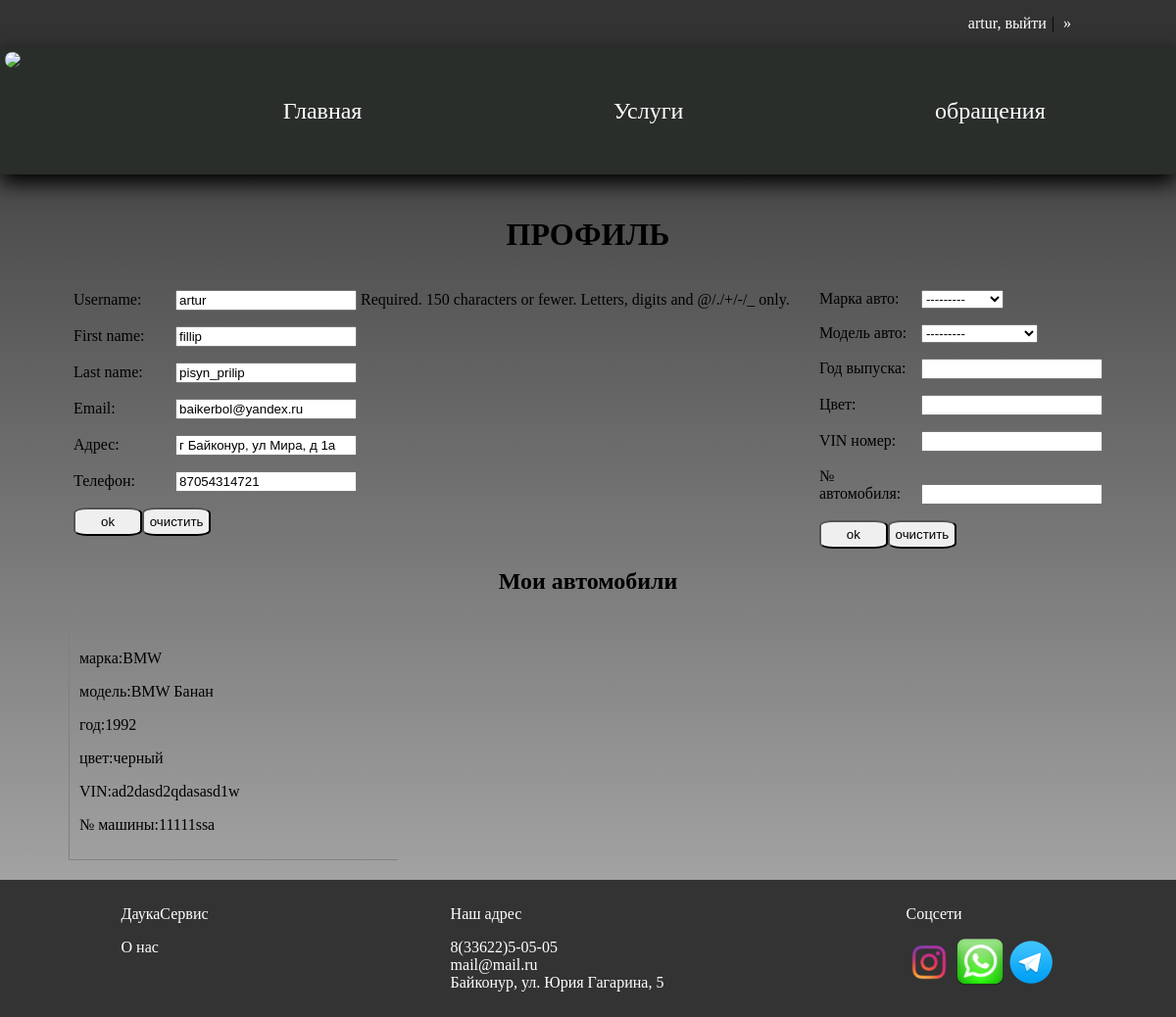
/profile (signed in), run on the app's committed database.
### userManager/models.py (models this page shows)
class CustomUser(AbstractUser):
    inn = models.PositiveIntegerField('ИНН', blank=True, null=True, unique=True)
    email = models.EmailField(unique=True)

### autoService/models.py (models this page shows, shortened)
class Auto(models.Model):
    mark = models.ForeignKey(Mark, verbose_name='марка авто', on_delete=models.CASCADE, related_name='marks')
    model = models.ForeignKey(ModelAuto, verbose_name='модель авто', on_delete=models.CASCADE, related_name='autos')
    year = models.PositiveIntegerField(verbose_name='Год выпуска')
    color = models.CharField(max_length=50, verbose_name='Цвет')
    vin = models.CharField(max_length=17, unique=True, verbose_name='VIN номер')
    auto_number = models.CharField(max_length=50, verbose_name='№ автомобиля', unique=True)
    user = models.ForeignKey(CustomUser, verbose_name='владелец', on_delete=models.CASCADE, related_name='autos',
                             null=True,
                             blank=True)
    class Meta:
        verbose_name = 'Автомобиль'
        verbose_name_plural = 'Автомобили'

class Mark(models.Model):
    title = models.CharField('название марки')
    def __str__(self):
        return self.title
    class Meta:
        verbose_name = 'марка'
        verbose_name_plural = 'марки'

class ModelAuto(models.Model):
    title = models.CharField('название модели', unique=True)
    model_auto = models.ForeignKey(Mark, verbose_name='модель', on_delete=models.CASCADE,
                                   related_name='models_auto')
    BODY_CHOICES = [
        ('light', 'легкий'),
        ('medium', 'средний'),
        ('heavy', 'тяжелый'),
    ]
    body_type= models.CharField(max_length=20, choices=BODY_CHOICES, default='light', verbose_name='тип кузова')
    def __str__(self):
        return f'{self.model_auto} {self.title}'
    class Meta:
        verbose_name = 'модель'
        verbose_name_plural = 'модели'

### userManager/views.py (the view, shortened to what this page needs)
# urls.py: path('profile', profile, name='profile'),
@login_required
def profile(request):
    profile_form = ProfileForm(request.POST or None, instance=request.user.user_profile if Profile.objects.filter(
        user=request.user) else None, prefix='profile_form')
    user_form = ProfileUserForm(request.POST or None, instance=request.user, prefix='user_form')
    auto_form = AutoForm(request.POST or None, prefix='auto_form')
    today = datetime.now().date()
    price_subquery = PriceService.objects.filter(service=OuterRef('service')).values('price')[:1]
    my_records = ScheduleRecord.objects.filter(client=request.user,date__gte=today).order_by('date','start_time').annotate(price=Subquery(price_subquery))
    if 'action_auto' in request.POST and auto_form.is_valid():
        obj = auto_form.save(commit=False)
        obj.user = request.user
        obj.save()
        return redirect('profile')
    context = {
        'profile_form': profile_form,
        'user_form': user_form,
        'auto_form': auto_form,
        'my_records': my_records,
    }
    return render(request, 'profile.html', context)

### userManager/forms.py
class UserForm(UserCreationForm):
    class Meta:
        model = CustomUser
        fields = ['username', 'first_name', 'last_name', 'email', 'password1', 'password2']

class LegalEntity(UserCreationForm):
    inn = forms.IntegerField(label='ИНН', min_value=1000000000, max_value=9999999999)
    class Meta:
        model = CustomUser
        fields = ['username', 'inn', 'email', 'password1', 'password2']

### userManager/views.py (called while the page is built)
def auth_form_processor(request):
    creating_form = UserForm()
    auth_form = AuthenticationForm()
    creating_form_legal = LegalEntity()
    return {
        'creating_form': creating_form,
        'auth_form': auth_form,
        'creating_form_legal': creating_form_legal,
        'roles':list(request.user.groups.all().values_list('name', flat=True)) if request.user.is_authenticated else []
    }

### templates/profile.html (shortened to what this page needs)
{% extends 'base.html' %}
{% block main %}
<h1>ПРОФИЛЬ</h1>
<div class="d-flex profile_forms">
    <form action="" method="post">
        {{ user_form.as_p }}
        {{ profile_form.as_p }}
        <div class="d-flex">
            <button type="submit" name="action_user">ok</button>
            <button type="reset">очистить</button>
        </div>
    </form>
    <form action="" method="post">
        {{auto_form.as_p}}
        <div class="d-flex">
            <button type="submit" name="action_auto">ok</button>
            <button type="reset">очистить</button>
        </div>
    </form>
</div>
<h2>Мои автомобили </h2>
<div class="d-flex auto_profile">
    {% for auto in user.autos.all %}
    <div class="card_auto">
        <div class="card_auto_inner">
            <p><span>марка:</span>{{ auto.mark }}</p>
            <p><span>модель:</span>{{ auto.model }}</p>
            <p><span>год:</span>{{ auto.year }}</p>
            <p><span>цвет:</span>{{ auto.color }}</p>
            <p><span>VIN:</span>{{ auto.vin }}</p>
            <p><span>№ машины:</span>{{ auto.auto_number }}</p>
        </div>
    </div>
    {% endfor %}
</div>
{% endblock %}

### templates/base.html (shortened to what this page needs)
{% load static %}
<!DOCTYPE html>
<html lang="ru">
<head>
    <link rel="stylesheet" href="{% static 'style.css' %}">
</head>
<body>
<div class="container">
    <div class="head">
        <div class="log_auth">
            <div>
                {% if user.is_authenticated %}
                <a style="padding: 5px;" href="{% url 'user_logout' %}">{{request.user}}, выйти</a>|
                <label class="button" for="menu_checkbox" style="color:white; text-align:start; padding: 5px;">»</label>
                {% else %}
                <button onclick="ShowElement('auth_form')">войти</button>
                |
                <button onclick="ShowElement('reg_form')">регистрация физ лиц</button>
                |
                <button onclick="ShowElement('reg_form_legal')">регистрация Юр лиц</button>
                {% endif %}
            </div>
        </div>
        <header class="header">
            <div class="header__logo">
                <img class="logo" src="https://svgsilh.com/svg/1296837.svg">
            </div>
            <div class="header__links">
                <ul>
                    <li><a href="{% url 'main' %}">Главная</a></li>
                    <li><a href="{% url 'service' %}">Услуги</a></li>
                    {% if not user.is_authenticated or not roles and not request.user.is_superuser %}
                    <li><a href="{% url 'voice_from_user' %}">обращения</a></li>
                    {% endif %}
                </ul>
            </div>
        </header>
    </div>
    <div class="content">
        {% block main %}
        {% endblock %}
    </div>
    <footer class="footer">
        <div class="footer__card">
            <p>ДаукаСервис</p>
            <a href="#">О нас</a>
        </div>
        <div class="footer__card">
            <p>Наш адрес</p>
            <a class="contact" href="tel:83362250505">8(33622)5-05-05</a>
            <a class="contact" href="mail:mail@mail.ru">mail@mail.ru</a>
            <a class="contact" target="_blank" href="https://yandex.ru/maps/?text=Байконур, ул. Юрия Гагарина, 5">Байконур,
                ул. Юрия
                Гагарина, 5</a>
        </div>
        <div class="footer__card">
            <p>Соцсети</p>
            <a href="https://www.instagram.com/detailing_service11?igsh=YzNxMGt6dTQ2MWEy"><img src="{% static 'images/ico/insta.png' %}" width="48"></a>
            <a href="https://wa.me/+77054183387"><img src="{% static 'images/ico/wa_ico.png' %}" width="48"></a>
            <a href="#"><img src="{% static 'images/ico/tg_ico.png' %}" width="48"></a>
        </div>
    </footer>
</div>
</body>
</html>

### static/style.css (style rules this page uses)
body { margin: 0; font-family: "Finder"; height: 100%; background: rgba(0, 0, 0, 0.15); position:relative; background: linear-gradient(to bottom, rgba(0, 0, 0, 0.8), rgba(67, 67, 67, 0.4)); }
.head { position: fixed; right: 0; left: 0; z-index: 1000; }
.container { display: flex; flex-direction: column; min-height: 100vh; }
a { text-decoration: none; color: white; }
.content { flex: 1; max-width: 1440px; max-height: 900px; overflow-y: auto; width:90%; margin: auto; margin-top: 200px; margin-bottom: 150px; }
.header { position: sticky; height: 120px; background: #292e2b; display: flex; padding: 5px; box-shadow: 0px 9px 20px 0px black; }
.header__links { width:100%; align-content: center; }
.header__links ul { display: flex; justify-content: space-around; }
.header__links li { display:inline-block; padding: 10px; }
.header__links a { font-size:24px; }
.header__logo, .logo { width: 128px; border-radius: 50%; }
.footer { width:100%; height:120px; background-color: #333; color: white; text-align: center; padding: 10px 0; display:flex; justify-content:space-around; bottom: 0; position:fixed; }
.footer__card { justify-items: start; }
.contact { display:block; }
.log_auth { text-align: end; padding: 10px; background-color: #333; }
button, .button { padding:5px; border-radius: 20%; min-width: 70px; cursor: pointer; }
form label,label { display:inline-block; width:100px; }
h1,h2,h3 { text-align: center; }
.d-flex { display:flex; }
.profile_forms { justify-content:space-around; margin-bottom: 15px; }
.auto_profile { flex-wrap:wrap; }
.card_auto { width: 33%; box-sizing: border-box; padding: 10px; }
.card_auto_inner { box-sizing: border-box; border-left: 1px solid grey; border-bottom: 1px solid grey; padding: 10px; }
.card_auto_inner { box-sizing: border-box; padding: 10px; }

### data on the page
CustomUser: user "artur"
Auto: mark "BMW", model "BMW Банан", year "1992", color "черный", vin "ad2dasd2qdasasd1w", auto_number "11111ssa"
